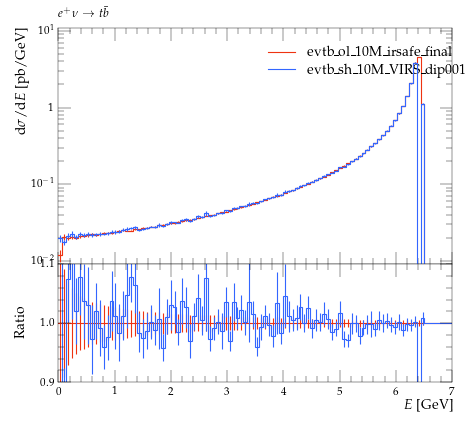

The Python source for this figure:
#! /usr/bin/env python

# This Python script was auto-generated using YODA v2.0.0.
# Analysis object: /evtb/inc_jb_e
# Timestamp: 16-04-2024 (13:54:45)

import matplotlib as mpl
import matplotlib.pyplot as plt
mpl.use('Agg') # comment out for interactive use
import os
import numpy as np

plotDir = os.path.split(os.path.realpath(__file__))[0]
if 'YODA_USER_PLOT_PATH' in globals():
    plot_outdir = globals()['YODA_USER_PLOT_PATH']
else:
    plot_outdir = plotDir

#plot style
plt.style.use(os.path.join(plotDir, '../default.mplstyle'))
# plot metadata
figW, figH = plt.rcParams['figure.figsize']
ax_xLabel = r'$E$ [GeV]'
ax_yLabel = r'$\mathrm{d}\sigma / \mathrm{d} E$ [pb/GeV]'
ax_title  = r'$e^+ \nu \to t \bar b$'
ax_xScale = 'linear'
ax_yScale = 'log'
xLims = (0.0, 7.0)
yLims = (0.009000000000000001, 11.0)

# TeX-friendly labels for the legend
labels = [ r"evtb\_ol\_10M\_irsafe\_final", r"evtb\_sh\_10M\_dip001\_irsafe\_final" ]

# Create figure and axis objects
fig, (ax, ratio0_ax) = plt.subplots(2, 1, sharex=True,
                  figsize=(figW,figH), gridspec_kw={'height_ratios': (2, 1)})
ratio0_ax.yaxis.set_major_locator(mpl.ticker.MultipleLocator(0.1))
ratio0_ax.set_ylim(0.9, 1.1)
ratio0_ax.set_ylabel('Ratio')

# LineColor map: curve index -> color
linecolors = {0: '#EE3311', 1: '#3366FF'}
# the numerical data is stored in a separate file
dataf = dict()
prefix = os.path.split(__file__)[0]
if prefix:    prefix = prefix + '/'
exec(open(prefix+'inc_jb_e__data.py').read(), dataf)


legend_handles = [] # keep track of handles for the legend

# style options for curves
# starts at zorder>=5 to draw curve on top of legend
styles = {
  'curve0': {
    'color' : linecolors[0],
    'linestyle' : '-',
    'marker' : 'o',
    'zorder' : 5,
    'histstyle' : True,
  },
  'curve1': {
    'color' : linecolors[1],
    'linestyle' : '-',
    'marker' : 'o',
    'zorder' : 6,
    'histstyle' : True,
  },
}
# curve from input yoda files in main panel
for label in dataf['yvals'].keys():
    if all(np.isnan(v) for v in dataf['yvals'][label]):
        continue
    tmp = None
    if styles[label]['histstyle']: # draw as histogram
        tmp, = ax.plot(dataf['xedges'], dataf['yedges'][label],
                       color=styles[label]['color'],
                       linestyle=styles[label]['linestyle'],
                       drawstyle='steps-pre', solid_joinstyle='miter',
                       zorder=styles[label]['zorder'], label=label)
        ax.errorbar(dataf['xpoints'], dataf['yvals'][label], color=styles[label]['color'],
                    xerr=dataf['xerrs'], yerr=[dataf['ydowns'][label], dataf['yups'][label]],
                    linestyle='none', zorder=styles[label]['zorder'])
    else: # draw as scatter
        tmp = ax.errorbar(dataf['xpoints'], dataf['yvals'][label],
                          xerr=dataf['xerrs'],
                          yerr=[ dataf['ydowns'][label],
                          dataf['yups'][label] ],
                          fmt=styles[label]['marker'],
                          ecolor=styles[label]['color'],
                          color=styles[label]['color'], zorder=2)
        tmp[-1][0].set_linestyle(styles[label]['linestyle'])
    legend_handles += [tmp]
    for varLabel in dataf['variation_yvals'].keys():
        if varLabel.startswith(label):
            tmp, = ax.plot(dataf['xedges'], dataf['variation_yvals'][varLabel],
                           color=styles[label]['color'],
                           linestyle=styles[label]['linestyle'],
                           drawstyle='steps-pre', solid_joinstyle='miter',
                           zorder=styles[label]['zorder'], alpha=0.5)


# plots on ratio panel
# curve from input yoda files in ratio panel
for label, yvals in dataf['ratio0_yvals'].items():
    if all(np.isnan(v) for v in yvals):
        continue
    if styles[label]['histstyle']: # plot as histogram
        ratio0_ax.plot(dataf['xedges'], yvals,
                       color=styles[label]['color'],
                       linestyle=styles[label]['linestyle'],
                       drawstyle='steps-pre', zorder=1,
                       solid_joinstyle='miter')
        ratio0_ax.vlines(dataf['xpoints'],
                         dataf['ratio0_ymin'][label],
                         dataf['ratio0_ymax'][label],
                         color=styles[label]['color'], zorder=1)
    else: # plot as scatter
        tmp = ratio0_ax.errorbar(dataf['xpoints'],
                                 yvals, xerr=dataf['xerrs'],
                                 yerr=dataf['ratio0_yerrs'][label],
                                 fmt=styles[label]['marker'],
                                 ecolor=styles[label]['color'],
                                 color=styles[label]['color'])
        tmp[-1][0].set_linestyle(styles[label]['linestyle'])

    for varlabel in dataf['ratio0_variation_vals'].keys():
        if varlabel.startswith(label):
            ratio0_ax.plot(dataf['xedges'],
                            dataf['ratio0_variation_vals'][varlabel],
                            color=styles[label]['color'],
                            linestyle=styles[label]['linestyle'],
                            drawstyle='steps-pre', solid_joinstyle='miter',
                            zorder=1, alpha=0.5)

legend_pos = (0.5, 0.97)
ax.legend(legend_handles, labels, loc='upper left', bbox_to_anchor=legend_pos)

# set plot metadata as defined above
ratio0_ax.set_xlabel(ax_xLabel)
ratio0_ax.xaxis.set_label_coords(1., -.15)
ax.set_ylabel(ax_yLabel, loc='top')
ax.set_title(ax_title, loc='left')
ax.set_xscale(ax_xScale)
ax.set_yscale(ax_yScale)
ax.set_xlim(xLims)
ax.set_ylim(yLims)

# tick formatting
plt.rcParams['xtick.top'] = True
plt.rcParams['ytick.right'] = True
ax.yaxis.set_major_locator(mpl.ticker.LogLocator(base=10.0, numticks=np.inf))
ax.yaxis.set_minor_locator(mpl.ticker.LogLocator(
                           base=10.0, subs=np.arange(0.1, 1, 0.1), numticks=np.inf))
fig.align_ylabels((ax, ratio0_ax))
plt.savefig(os.path.join(plot_outdir, 'inc_jb_e.pdf'), format='PDF')
plt.savefig(os.path.join(plot_outdir, 'inc_jb_e.png'), format='PNG')

plt.close(fig)
